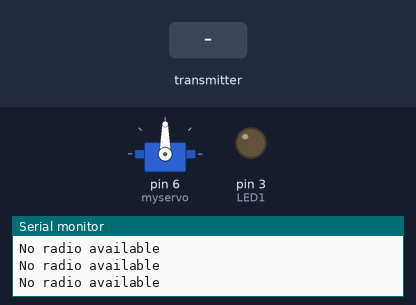
The sketch below on a simulated Arduino Uno, built with avr-gcc and run on an emulated ATmega328P. Parts: servo, output pins drawn as LEDs (lit = HIGH), the last lines printed to the serial monitor. The inputs (shaded band) are chosen by the test bench. No radio packets arrive unless stated.

Above: at 1.2 s.
1.3 s: the transmitter starts sending msg.0 = 0
At 2.5 s:
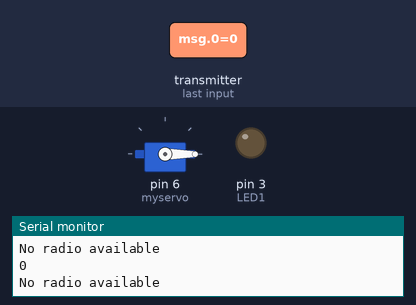
Timing chart, 0 to 4.3 s (numbered marks = the images above; inputs shaded):
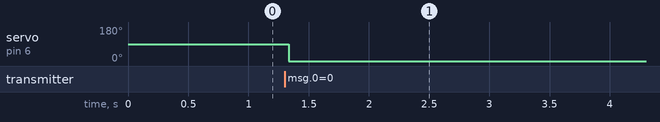

Measured:
- after the input at 1.3 s, servo on pin 6 (myservo): 90° → 0° at once

The sketch:

Receiver.ino
```cpp
#include <SPI.h>
#include "nRF24L01.h"
#include "RF24.h"
#include <Servo.h>
int msg[1];
RF24 radio(9,10);
const uint64_t pipe = 0xE8E8F0F0E1LL;
int LED1 = 3;
Servo myservo;  // create servo object to control a servo
int val;    // variable to read the value from the analog pin

void setup(void){
 Serial.begin(9600);
 myservo.attach(6);  // attaches the servo on pin 9 to the servo object
 radio.begin();
 radio.openReadingPipe(1,pipe);
 radio.startListening();
 pinMode(LED1, OUTPUT);}

void loop(void){
 if (radio.available()){
   bool done = false;
   while (!done){
     done = radio.read(msg, 1);
     Serial.println(msg[0]);
     //val = analogRead(potpin);            // reads the value of the potentiometer (value between 0 and 1023)
     val = map(msg[0], 0, 255, 0, 180);     // scale it to use it with the servo (value between 0 and 180)
     myservo.write(val);

     if (msg[0] == 111){
       // delay(10);
        digitalWrite(LED1, HIGH);
     }
     else {
        digitalWrite(LED1, LOW);
     }
       // delay(50);
   }
 }
 else{
    Serial.println("No radio available");
     radio.begin();
 radio.openReadingPipe(1,pipe);
 radio.startListening();
 delay(50);
 }
}
```
